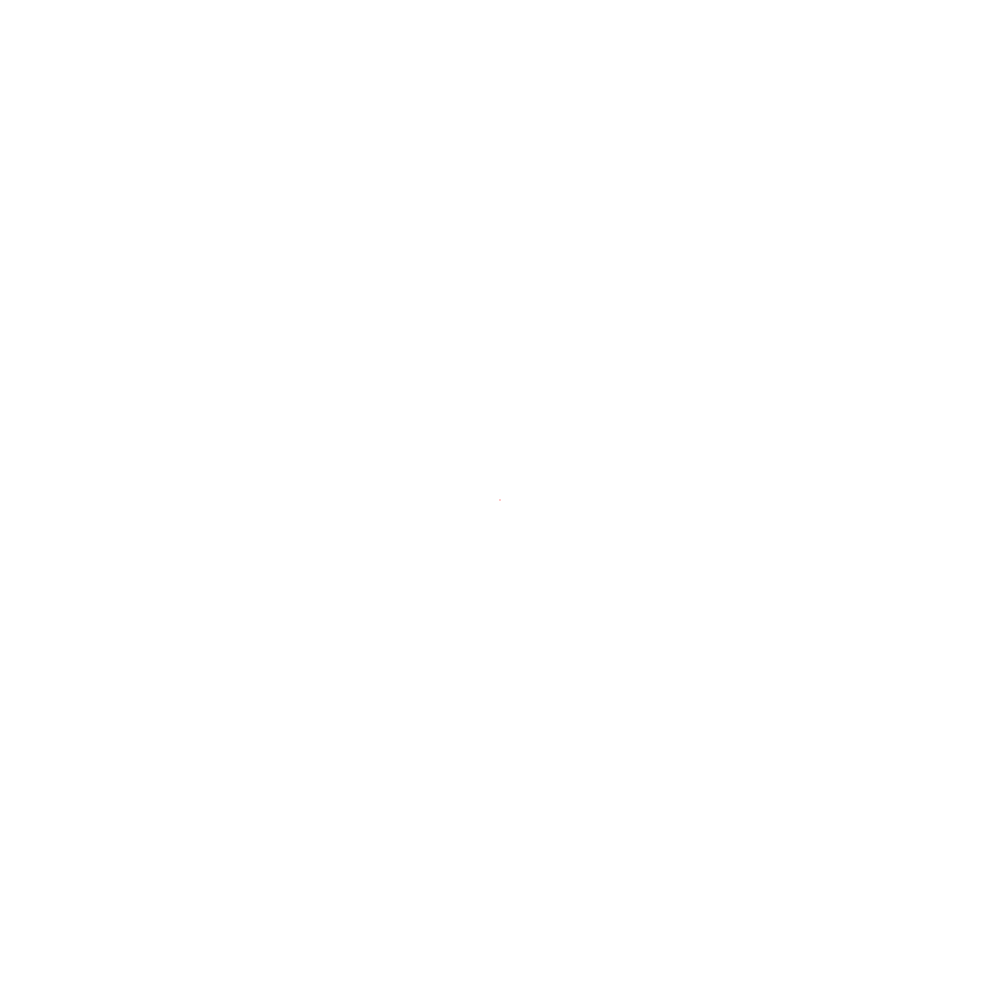
Frame 1 (no input)
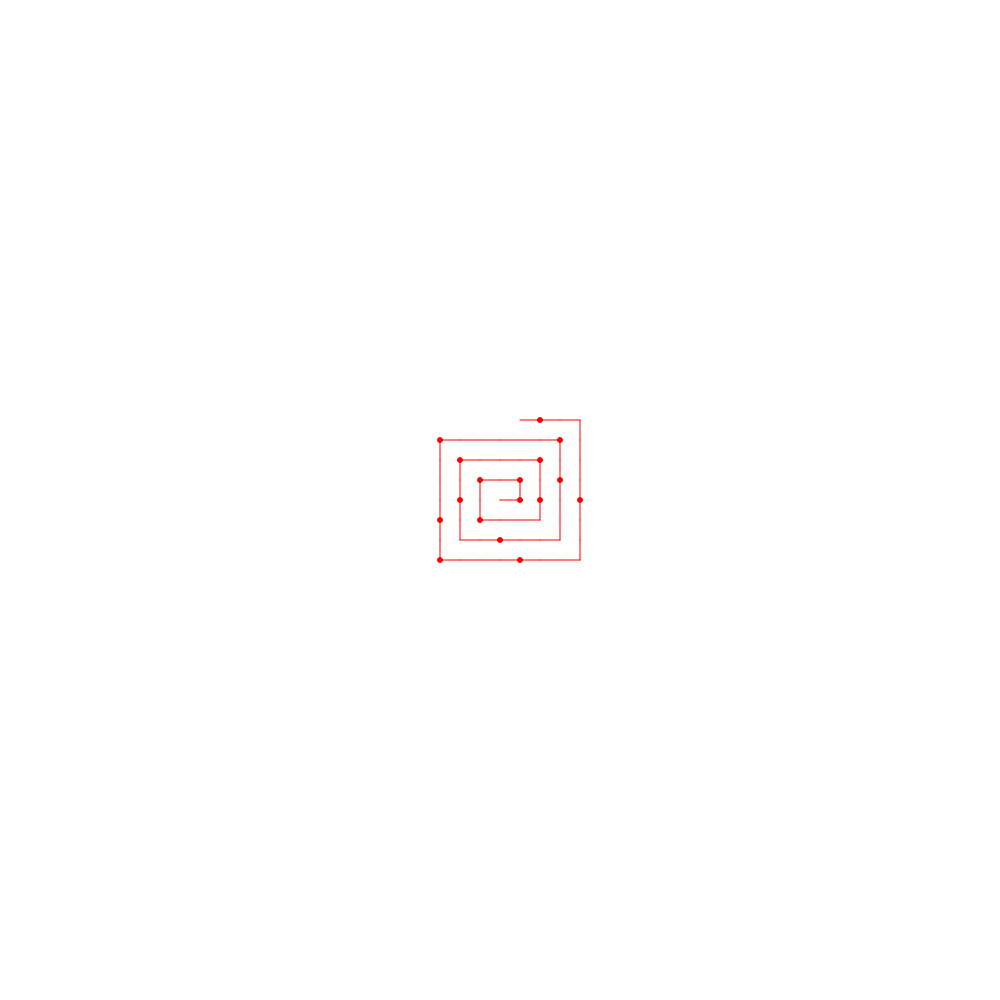
Frame 60 (no input)
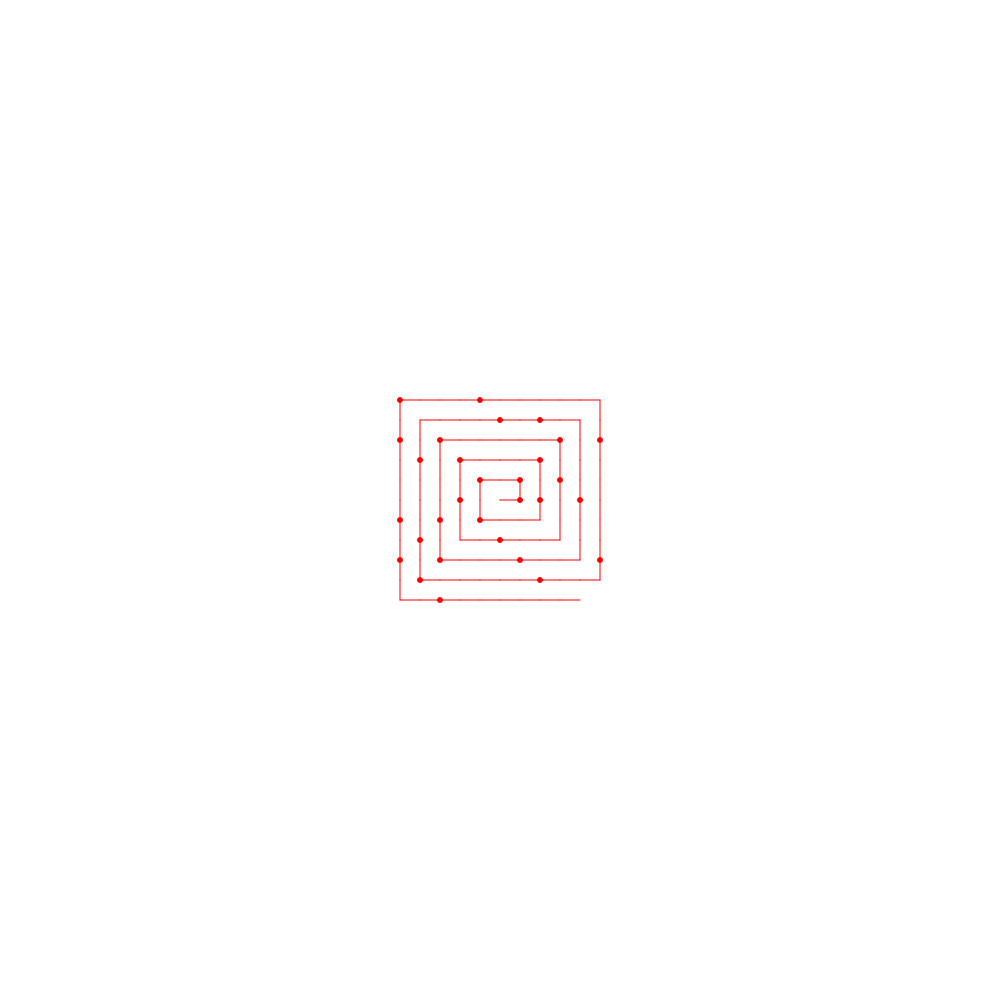
Frame 120 (the mouse pressed at the canvas centre since frame 60)

The p5.js sketch that drew these frames (run headless with seeded random() and noise() and a simulated clock; from frame 60 on, the mouse is pressed at the canvas centre):

// p5.js sketch
// ── sketch.js
let x,y,step=1;
let px=0, py=0;
let stepSize = 20;
let numSteps = 1;
let state = 0;
let turnCounter = 0;
let r=0,g=0,b=0;
let totalSteps;
function setup() {
  createCanvas(1000, 1000);
  x = width/2;
  y = height/2;
  //background(0);
  const cols  = width/stepSize;
  const rows = height/stepSize;
  totalSteps = cols * rows;
  px=x;
  py=y;
}

function draw() {
  

  fill(255,0,0);
  stroke(255,0,0);
  if(isPrime(step))
  circle(x,y,stepSize*0.25);
  stroke(255,0,0);
  //if(isPrime(step))
  line(x,y,px,py);
  px=x;
  py=y;
  switch(state){
    case 0: x += stepSize;
      break;
    case 1: y -= stepSize;
      break;
    case 2: x -= stepSize;
      break;
    case 3: y += stepSize;
      break;
  }
  if(step%numSteps==0){
    state = (state+1) % 4;
    turnCounter+=1;
    if(turnCounter % 2 == 0){numSteps += 1;}
  }
  step+=1;
  if(step > totalSteps) noLoop();
  //frameRate(1);
}
const isPrime = (number) => {
  let count = 0;
  for(let i=1; i <= number; i++){
    if(number % i == 0) count+=1; 
  }
  return count==2;
}
